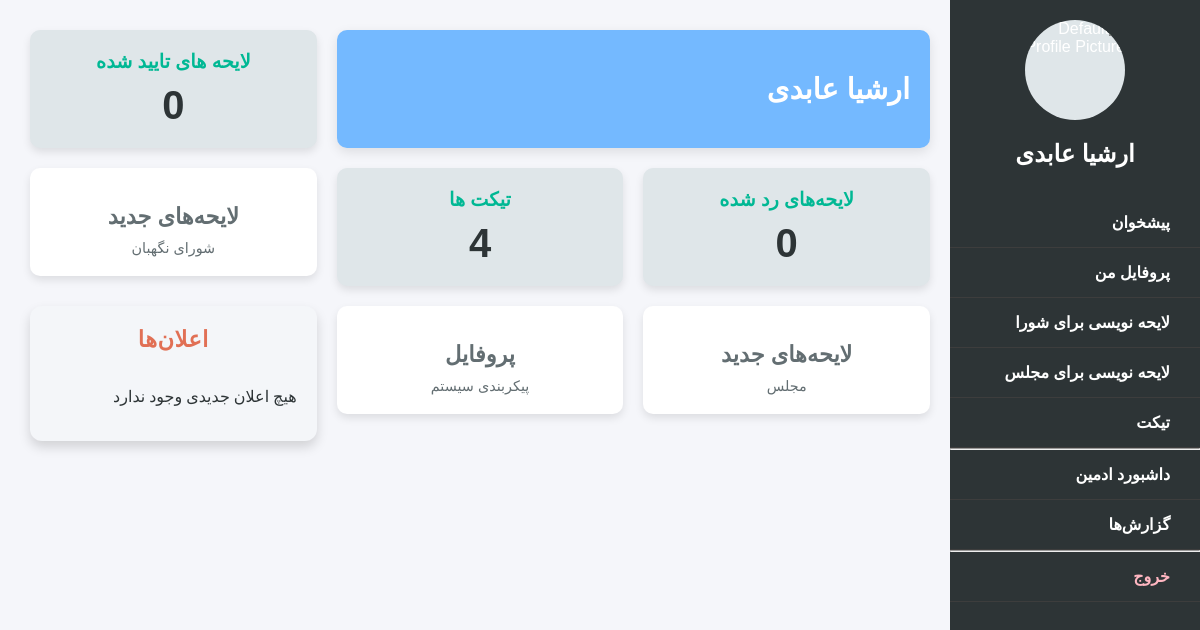
Page /pannel/home/ (signed in) on the earlier database version.
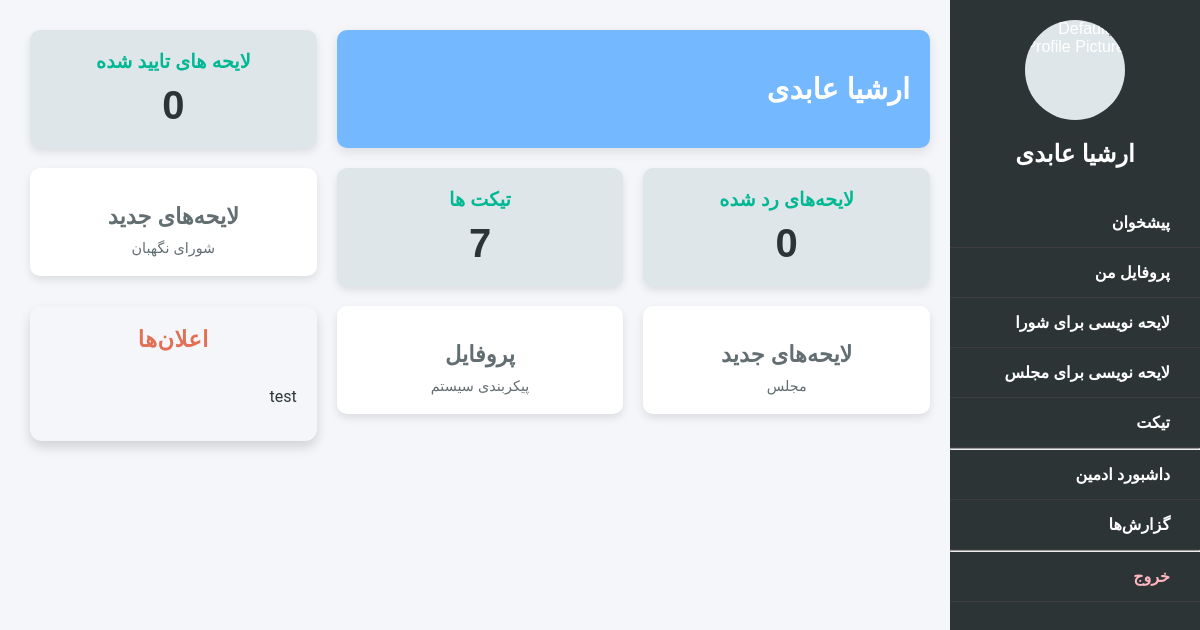
Same page on the later database version.
### myapp/models.py (models this page shows, shortened)
class Notification(models.Model):
    MESSAGE_TYPES = (
        ('public', 'Public'),  # اعلان عمومی
        ('private', 'Private'),  # اعلان خصوصی
    )
    message = models.TextField()
    created_at = models.DateTimeField(auto_now_add=True)
    is_active = models.BooleanField(default=True)
    message_type = models.CharField(max_length=10, choices=MESSAGE_TYPES, default='public')
    users = models.ManyToManyField(UserAccount, related_name='notifications', blank=True)  # کاربران خاص که اعلان رو می‌بینند

### myapp/views.py (the view)
# urls.py: path("pannel/home/", views.home, name="home"),
def home(request):
    approved_lawmakers = assembly.objects.filter(user=request.user, status='approved').count()
    rejected_lawmakers = assembly.objects.filter(user=request.user, status='rejected').count()
    approved_Document = assembly.objects.filter(user=request.user, status='approved').count()
    rejected_Document = assembly.objects.filter(user=request.user, status='rejected').count()
    total_approved = approved_lawmakers + approved_Document
    total_Document = rejected_lawmakers + rejected_Document
    notifications = Notification.objects.filter(message_type='public')  # اعلان‌های عمومی
    tickets_count = Ticket.objects.filter(user=request.user).count()
    return render(request, 'pannel/home/index.html', {
        'approved_lawmakers': total_approved,
        'rejected_lawmakers': total_Document,
        'tickets_count': tickets_count,
        'notifications': notifications,
        'user': request.user
    })

### myapp/templates/pannel/home/index.html (shortened to what this page needs)
<!DOCTYPE html>
<html lang="fa">
<head>
    <link rel="stylesheet" href="https://unpkg.com/ionicons@4.5.10-0/dist/css/ionicons.min.css">
</head>
<body>
{% include 'pannel/menu.html' %}
<div class="main-content">
    <div class="header">
        <h1>{{ user.name }} {{ user.family }}</h1>
    </div>
    <div class="stats-card">
        <h4>لایحه های تایید شده</h4>
        <p>{{ approved_lawmakers }}</p>
    </div>
    <div class="stats-card">
        <h4>لایحه‌های رد شده</h4>
        <p>{{ rejected_lawmakers }}</p>
    </div>
    <div class="stats-card">
        <h4>تیکت ها</h4>
        <p>{{ tickets_count }}</p>
    </div>
    <div class="card">
        <a href="{% url 'app1:council' user_id=user.id %}">
            <h3>لایحه‌های جدید</h3>
            <p>شورای نگهبان</p>
        </a>
    </div>
    <div class="card">
        <a href="{% url 'app1:assembly' user_id=user.id %}">
            <h3>لایحه‌های جدید</h3>
            <p>مجلس</p>
        </a>
    </div>
    <div class="card">
        <a href="{% url 'profile' %}">
            <h3>پروفایل</h3>
            <p>پیکربندی سیستم</p>
        </a>
    </div>
    <div class="notifications">
        <h4>اعلان‌ها</h4>
        <ul>
            {% for notification in notifications %}
                <li>{{ notification.message }}</li>
            {% empty %}
                <li>هیچ اعلان جدیدی وجود ندارد</li>
            {% endfor %}
        </ul>
    </div>
</div>
</body>
</html>

Differences in the rows shown:
added Notification: message "test"
Other differences:
{{ tickets_count }}: "4" → "7"
text no longer shown: "هیچ اعلان جدیدی وجود ندارد"
